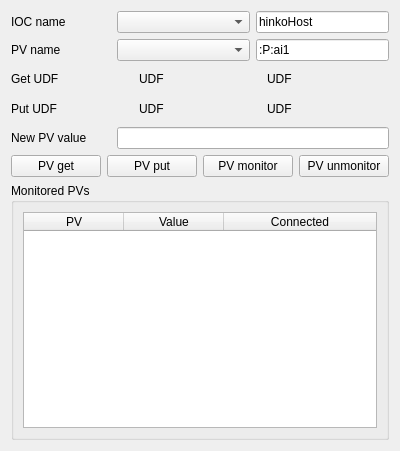
<?xml version="1.0" encoding="UTF-8"?>
<ui version="4.0">
 <class>PanelTest</class>
 <widget class="QWidget" name="PanelTest">
  <property name="geometry">
   <rect>
    <x>0</x>
    <y>0</y>
    <width>400</width>
    <height>451</height>
   </rect>
  </property>
  <property name="windowTitle">
   <string>PanelTest</string>
  </property>
  <layout class="QVBoxLayout" name="verticalLayout">
   <item>
    <layout class="QHBoxLayout" name="horizontalLayout">
     <item>
      <widget class="QLabel" name="label_3">
       <property name="sizePolicy">
        <sizepolicy hsizetype="Minimum" vsizetype="Minimum">
         <horstretch>0</horstretch>
         <verstretch>0</verstretch>
        </sizepolicy>
       </property>
       <property name="maximumSize">
        <size>
         <width>100</width>
         <height>16777215</height>
        </size>
       </property>
       <property name="text">
        <string>IOC name</string>
       </property>
      </widget>
     </item>
     <item>
      <widget class="QComboBox" name="comboBox_iocName"/>
     </item>
     <item>
      <widget class="QLineEdit" name="lineEdit_iocName">
       <property name="sizePolicy">
        <sizepolicy hsizetype="Preferred" vsizetype="Fixed">
         <horstretch>0</horstretch>
         <verstretch>0</verstretch>
        </sizepolicy>
       </property>
       <property name="maximumSize">
        <size>
         <width>16777215</width>
         <height>16777215</height>
        </size>
       </property>
       <property name="text">
        <string>hinkoHost</string>
       </property>
      </widget>
     </item>
    </layout>
   </item>
   <item>
    <layout class="QHBoxLayout" name="horizontalLayout_2">
     <item>
      <widget class="QLabel" name="label">
       <property name="sizePolicy">
        <sizepolicy hsizetype="Minimum" vsizetype="Minimum">
         <horstretch>0</horstretch>
         <verstretch>0</verstretch>
        </sizepolicy>
       </property>
       <property name="maximumSize">
        <size>
         <width>100</width>
         <height>16777215</height>
        </size>
       </property>
       <property name="text">
        <string>PV name</string>
       </property>
      </widget>
     </item>
     <item>
      <widget class="QComboBox" name="comboBox_pvName"/>
     </item>
     <item>
      <widget class="QLineEdit" name="lineEdit_pvName">
       <property name="sizePolicy">
        <sizepolicy hsizetype="Preferred" vsizetype="Fixed">
         <horstretch>0</horstretch>
         <verstretch>0</verstretch>
        </sizepolicy>
       </property>
       <property name="maximumSize">
        <size>
         <width>16777215</width>
         <height>16777215</height>
        </size>
       </property>
       <property name="text">
        <string>:P:ai1</string>
       </property>
      </widget>
     </item>
    </layout>
   </item>
   <item>
    <layout class="QHBoxLayout" name="horizontalLayout_8">
     <item>
      <widget class="QLabel" name="label_pvMonitorName">
       <property name="minimumSize">
        <size>
         <width>0</width>
         <height>24</height>
        </size>
       </property>
       <property name="text">
        <string>Get UDF</string>
       </property>
      </widget>
     </item>
     <item>
      <widget class="QLabel" name="label_pvMonitorConnected">
       <property name="minimumSize">
        <size>
         <width>0</width>
         <height>24</height>
        </size>
       </property>
       <property name="text">
        <string>UDF</string>
       </property>
      </widget>
     </item>
     <item>
      <widget class="QLabel" name="label_pvMonitorValue">
       <property name="minimumSize">
        <size>
         <width>0</width>
         <height>24</height>
        </size>
       </property>
       <property name="text">
        <string>UDF</string>
       </property>
      </widget>
     </item>
    </layout>
   </item>
   <item>
    <layout class="QHBoxLayout" name="horizontalLayout_7">
     <item>
      <widget class="QLabel" name="label_pvSPName">
       <property name="minimumSize">
        <size>
         <width>0</width>
         <height>24</height>
        </size>
       </property>
       <property name="text">
        <string>Put UDF</string>
       </property>
      </widget>
     </item>
     <item>
      <widget class="QLabel" name="label_pvSPConnected">
       <property name="minimumSize">
        <size>
         <width>0</width>
         <height>24</height>
        </size>
       </property>
       <property name="text">
        <string>UDF</string>
       </property>
      </widget>
     </item>
     <item>
      <widget class="QLabel" name="label_pvSPValue">
       <property name="minimumSize">
        <size>
         <width>0</width>
         <height>24</height>
        </size>
       </property>
       <property name="text">
        <string>UDF</string>
       </property>
      </widget>
     </item>
    </layout>
   </item>
   <item>
    <layout class="QHBoxLayout" name="horizontalLayout_4">
     <item>
      <widget class="QLabel" name="label_4">
       <property name="sizePolicy">
        <sizepolicy hsizetype="Minimum" vsizetype="Minimum">
         <horstretch>0</horstretch>
         <verstretch>0</verstretch>
        </sizepolicy>
       </property>
       <property name="maximumSize">
        <size>
         <width>100</width>
         <height>16777215</height>
        </size>
       </property>
       <property name="text">
        <string>New PV value</string>
       </property>
      </widget>
     </item>
     <item>
      <widget class="QLineEdit" name="lineEdit_pvValue">
       <property name="sizePolicy">
        <sizepolicy hsizetype="Preferred" vsizetype="Fixed">
         <horstretch>0</horstretch>
         <verstretch>0</verstretch>
        </sizepolicy>
       </property>
       <property name="maximumSize">
        <size>
         <width>16777215</width>
         <height>16777215</height>
        </size>
       </property>
      </widget>
     </item>
    </layout>
   </item>
   <item>
    <layout class="QHBoxLayout" name="horizontalLayout_5">
     <item>
      <widget class="QPushButton" name="pushButton_get">
       <property name="text">
        <string>PV get</string>
       </property>
      </widget>
     </item>
     <item>
      <widget class="QPushButton" name="pushButton_put">
       <property name="text">
        <string>PV put</string>
       </property>
      </widget>
     </item>
     <item>
      <widget class="QPushButton" name="pushButton_monitor">
       <property name="text">
        <string>PV monitor</string>
       </property>
      </widget>
     </item>
     <item>
      <widget class="QPushButton" name="pushButton_unmonitor">
       <property name="text">
        <string>PV unmonitor</string>
       </property>
      </widget>
     </item>
    </layout>
   </item>
   <item>
    <widget class="QGroupBox" name="groupBox">
     <property name="title">
      <string>Monitored PVs</string>
     </property>
     <layout class="QVBoxLayout" name="verticalLayout_2">
      <item>
       <widget class="QTableWidget" name="tableWidget">
        <property name="editTriggers">
         <set>QAbstractItemView::NoEditTriggers</set>
        </property>
        <property name="tabKeyNavigation">
         <bool>false</bool>
        </property>
        <property name="showDropIndicator" stdset="0">
         <bool>false</bool>
        </property>
        <property name="alternatingRowColors">
         <bool>true</bool>
        </property>
        <property name="selectionMode">
         <enum>QAbstractItemView::MultiSelection</enum>
        </property>
        <property name="selectionBehavior">
         <enum>QAbstractItemView::SelectRows</enum>
        </property>
        <attribute name="horizontalHeaderStretchLastSection">
         <bool>true</bool>
        </attribute>
        <attribute name="verticalHeaderStretchLastSection">
         <bool>false</bool>
        </attribute>
        <column>
         <property name="text">
          <string>PV</string>
         </property>
        </column>
        <column>
         <property name="text">
          <string>Value</string>
         </property>
        </column>
        <column>
         <property name="text">
          <string>Connected</string>
         </property>
        </column>
       </widget>
      </item>
     </layout>
    </widget>
   </item>
  </layout>
 </widget>
 <resources/>
 <connections/>
</ui>
